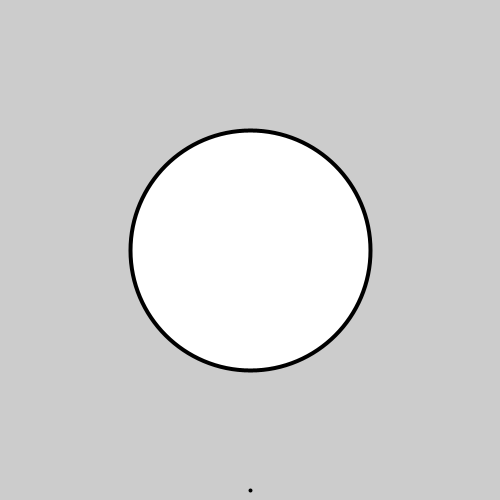
Frame 1 (no input)
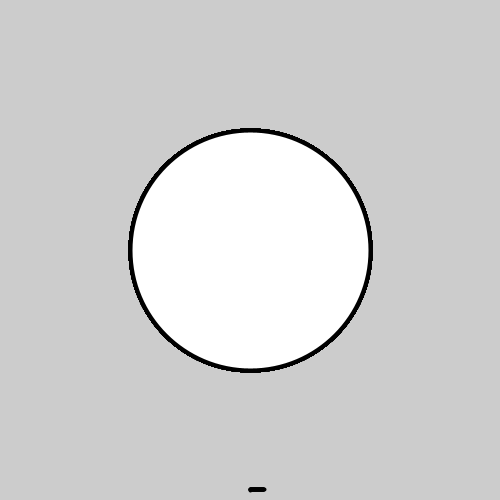
Frame 60 (the mouse pressed at the canvas centre just before this capture)
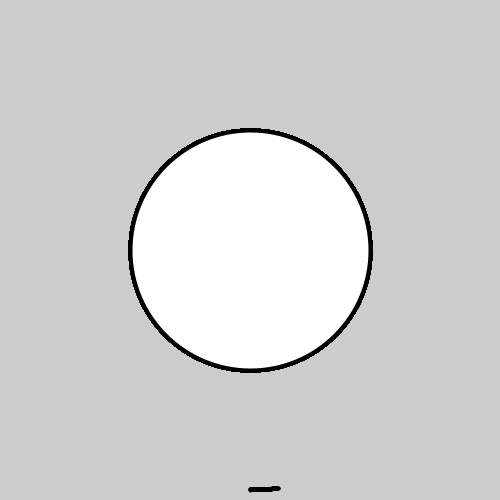
Frame 120 (the mouse held since frame 60 and released just before this capture)

The Processing sketch that drew these frames (run headless with seeded random() and noise(); from frame 60 on, the mouse is pressed at the canvas centre):

// Processing sketch: circleSpin
// ── circleSpin.pde
float x, y, cx, cy ,theta, r;

void setup() {
  size(500,500);
  //noSmooth();
  smooth();
  x=0.0;
  y=0.0;
  theta = 0.0f;
  cx=width/2.0f;
  cy=height/2.0f;
  r= width/2.0f-10.0f;
  strokeWeight(4);
}

void draw() {

  x = sin(theta)*r;
  y = cos(theta)*r;
  //ellipse(cx+x, cy+y, 10, 10);
  point(cx+x, cy+y);
  ellipse(cx, cy, r, r);
  theta+=0.001f;
}
